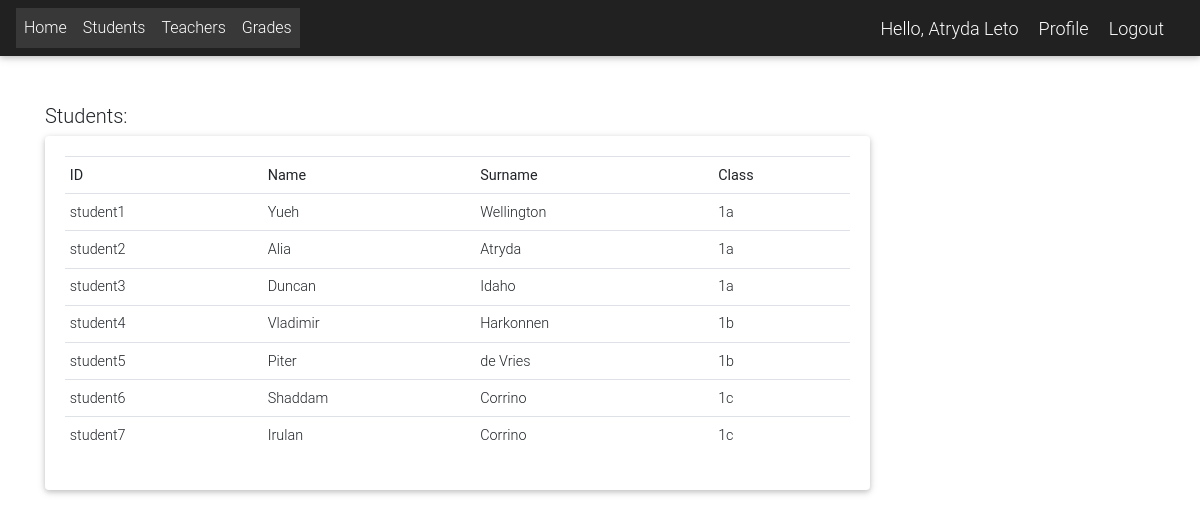
/student_list/ (signed in), run on an earlier commit of the app's database.
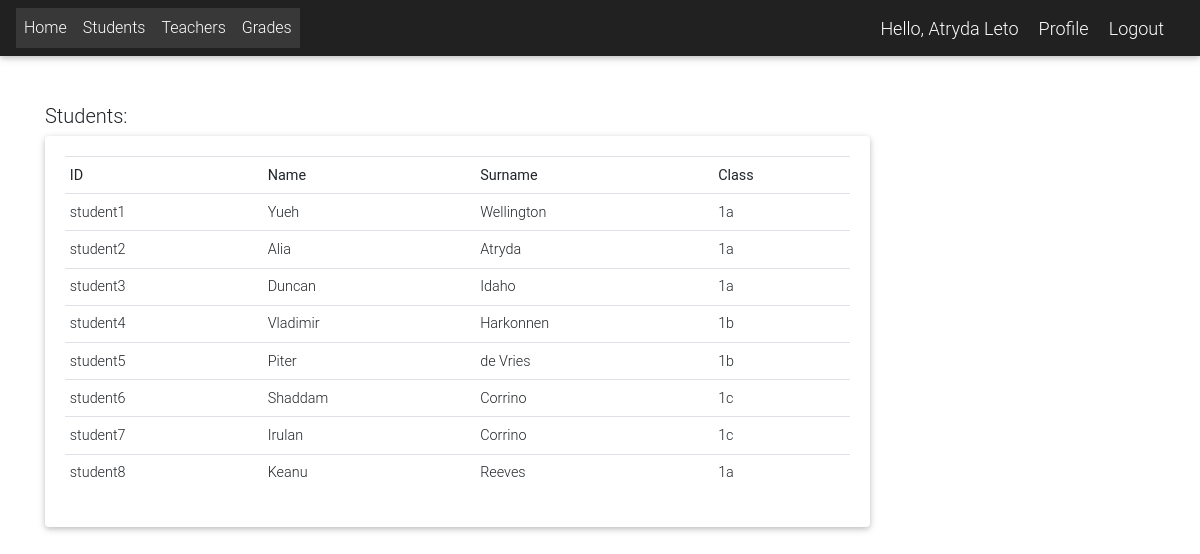
And on a later commit of the database.
### app/models.py (models this page shows, shortened)
class User(AbstractUser):
    is_student = models.BooleanField(default=False)
    is_teacher = models.BooleanField(default=False)
    is_director = models.BooleanField(default=False)
    phone = models.CharField(max_length=60, blank=True, null=True)
    address = models.CharField(max_length=60, blank=True, null=True)
    email = models.EmailField(blank=True, null=True)
    username_validator = ASCIIUsernameValidator()
    def get_full_name(self):
        full_name = self.username
        if self.first_name and self.last_name:
            full_name = self.last_name + " " + self.first_name
        return full_name

class Student(models.Model):
    user = models.OneToOneField(User, on_delete=models.CASCADE)
    id_number = models.CharField(max_length=20, unique=True)
    students_class = models.CharField(choices=BRANCH, max_length=1, blank=True, null=True)
    year = models.CharField(choices=YEAR, max_length=1, blank=True, null=True)

### app/decorators.py (the view)
    def wrapped_func(request, *args, **kwargs):
        request = is_logged_in(request)
        resp = func(request, *args, **kwargs)
        return resp

### app/utils.py (called while the page is built)
def is_logged_in(request):
    if request.user.is_authenticated:
        return request
    raise PermissionDenied

### app/views.py (called while the page is built)
@login_required
def student_list(request):
    if request.user.is_student:
        students = Student.objects.filter(students_class=request.user.student.students_class)\
            .filter(year=request.user.student.year)
    else:
        students = Student.objects.all()
    context = {
        'students': students,
    }
    return render(request, 'students/student_list.html', context)

### templates/students/student_list.html (shortened to what this page needs)
{% extends 'Links.html' %}
{% block content %}
<div class="container ">
    <br><br>
<div class="row">
    <div class="col-md-9">
        {% if  request.user.is_student%}
         <h5>Students from {{request.user.student.year }}{{request.user.student.students_class}} class:</h5>
        {% else %}
            <h5>Students:</h5>
        {% endif %}
        <div class="card card-body">
            <table class="table table-sm">
                <tr>
                    <th>ID</th>
                    <th>Name</th>
                    <th>Surname</th>
                    <th>Class</th>
                </tr>
                {% for s in students %}
                <tr>
                    <td>{{s.id_number}} </td>
                    <td>{{s.user.first_name}} </td>
                    <td>{{s.user.last_name}} </td>
                    <td>{{s.year}}{{s.students_class}} </td>
                </tr>
                {% endfor %}
            </table>
        </div>
    </div>
</div>
<br><br>
</div>
{% endblock %}

### templates/Links.html (shortened to what this page needs)
{% load static %}
<html>
    <head>
        <link rel="stylesheet" href="https://stackpath.bootstrapcdn.com/bootstrap/4.5.0/css/bootstrap.min.css">
        <link rel="stylesheet" href="https://maxcdn.bootstrapcdn.com/font-awesome/4.7.0/css/font-awesome.min.css">
        <link href="{% static 'css/bootstrap.min.css' %}" rel="stylesheet">
        <link href="{% static 'css/mdb.min.css' %}" rel="stylesheet">
    </head>
    {% include 'navbar.html' %}
    <body>
        {% block content %}{% endblock %}
        <br>
    </body>
</html>

### templates/navbar.html (shortened to what this page needs)
{% load static %}
<nav class="navbar navbar-expand-lg navbar-dark bg-dark">
  <div class="collapse navbar-collapse" id="navbarNav">
    {% if request.user.is_authenticated %}
    <ul class="navbar-nav">
      <li class="nav-item active">
        <a class="nav-link" href="{% url 'home' %}">Home</a>
      </li>
     <li class="nav-item active">
        <a class="nav-link" href="{% url 'student_list' %}">Students</a>
      </li>
     <li class="nav-item active">
        <a class="nav-link" href="{% url 'teacher_list' %}">Teachers</a>
              </li>
             <li class="nav-item active">
        <a class="nav-link" href="{% url 'grades_list' %}">Grades</a>
    </ul>
  </div>
  <span class="greet">Hello, {{request.user.get_full_name}}</span>
  <span ><a  class="greet" href="{% url 'profile' %}">Profile</a></span>
  <span ><a  class="greet" href="{% url 'logout' %}">Logout</a></span>
    {% endif %}
</nav>

### templates/navbar.html (style rules this page uses)
.greet { font-size: 18px; color: #fff; margin-right: 20px; }

What changed in the data, as far as the page shows it:
added Student: id_number "student8", user.first_name "Keanu", user.last_name "Reeves", year "1", students_class "a"
